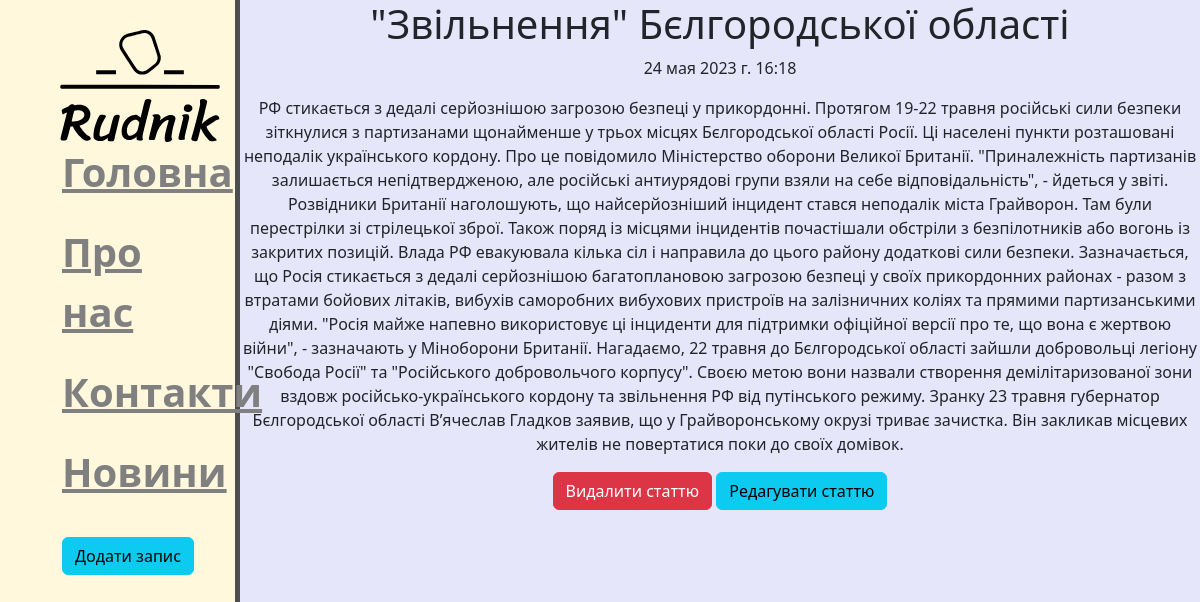
Screenshot of /news/1 with the database file from the repository.
### news/models.py (models this page shows, shortened)
class Artiles(models.Model):
    title = models.CharField('Назва', max_length=50)
    anons = models.CharField('Анонс', max_length=250)
    full_text = models.TextField('стаття')
    date=models.DateTimeField('Дата публікації')
    class Meta:
        verbose_name = 'Новина'
        verbose_name_plural = 'Новини'

### news/views.py (the view)
# urls.py: path('<int:pk>', views.NewsDetailView.as_view(), name='news_detail'),
class NewsDetailView(DetailView):
    model = Artiles
    template_name = 'news/detailView.html'
    context_object_name = 'article'

### news/templates/news/detailView.html (shortened to what this page needs)
{% extends 'main/layout.html' %}
{% block content %}
    <div class="news">
        <h1>{{ article.title }}</h1>
        <p>{{ article.date }}</p>
        <p>{{ article.full_text }}</p>
        <a href="{% url 'news_delete' article.id %}" class="btn btn-danger">Видалити статтю</a>
        <a href="{% url 'news_update' article.id %}" class="btn btn-info">Редагувати статтю</a>
    </div>
{% endblock %}

### main/static/main/css/style.css (style rules this page uses)
body { background-color: lavender }
.news { text-align: center; }

### rows the page displays
Artiles: date "24 мая 2023 г. 16:18", full_text "РФ стикається з дедалі серйознішою загрозою безпеці у прикордонні. Протягом 19-22 травня російські сили безпеки зіткнулися з партизанами щонайменше у трьох місцях Бєлгородської області Росії. Ці населені пункти розташовані неподалік українського кордону. Про це повідомило Міністерство оборони Великої Британії. \"Приналежність партизанів залишається непідтвердженою, але російські антиурядові групи взяли на себе відповідальність\", - йдеться у звіті. Розвідники Британії наголошують, що найсерйозніший інцидент стався неподалік міста Грайворон. Там були перестрілки зі стрілецької зброї. Також поряд із місцями інцидентів почастішали обстріли з безпілотників або вогонь із закритих позицій. Влада РФ…"
